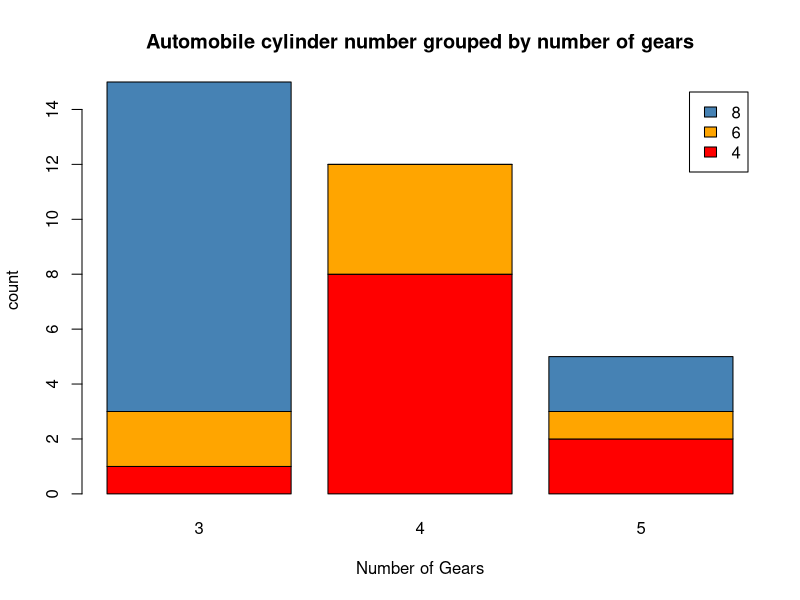
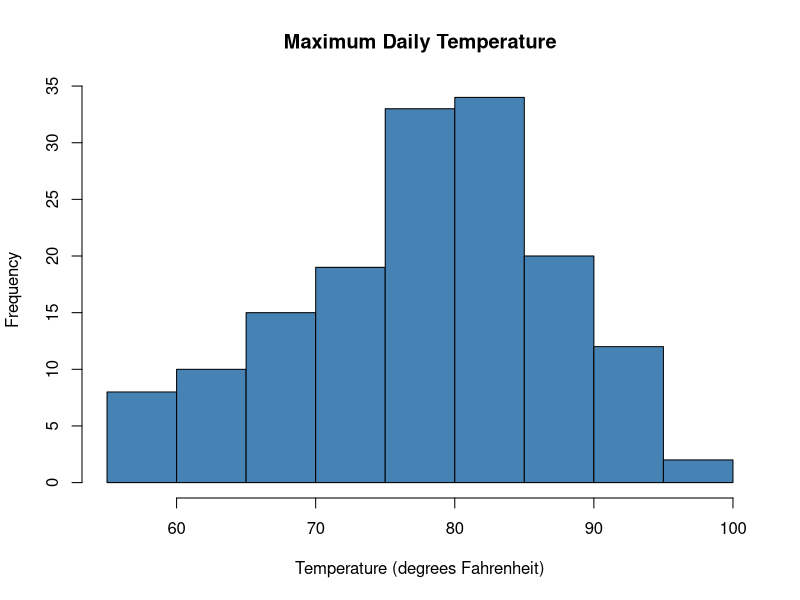
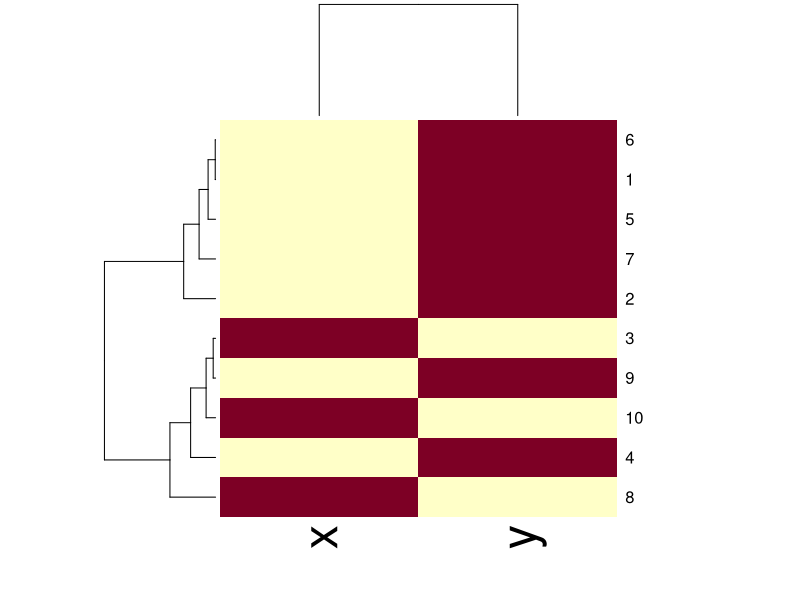
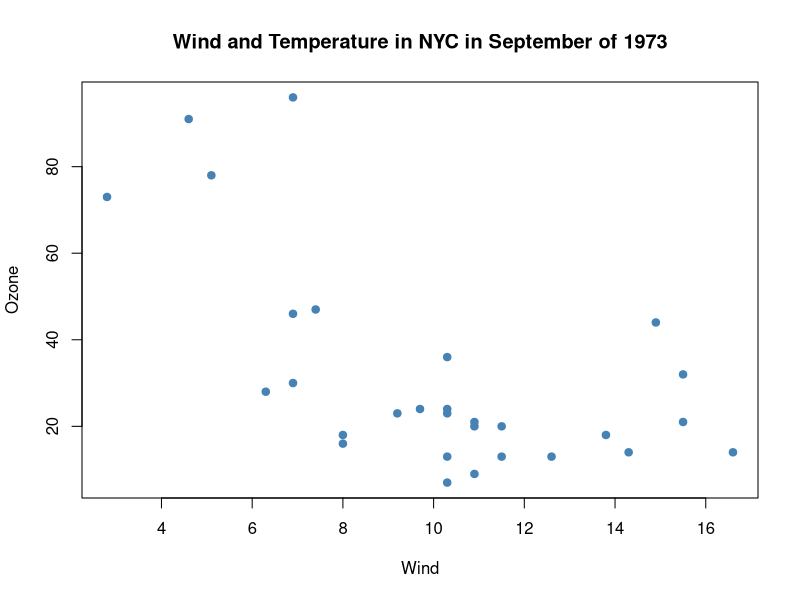
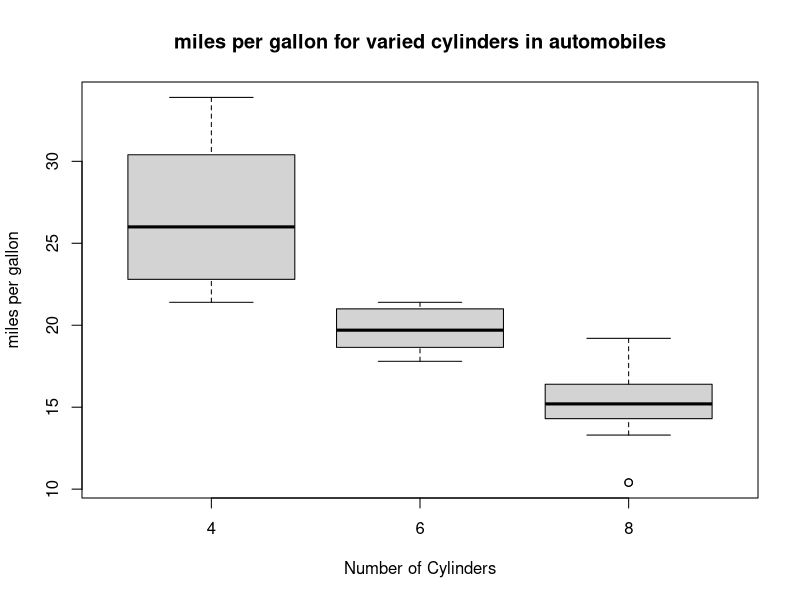

The R script that drew these images, in order:
# Bar Chart
Numbers<-table(mtcars$cyl,mtcars$gear)
barplot(Numbers,main='Automobile cylinder number grouped by number of gears', 
        col=c('red','orange', 'steelblue'),legend=rownames(Numbers),xlab='Number of Gears',
        ylab='count')

# histogram of frequency of ozone values in 'airquality' dataset
hist(airquality$Temp,col='steelblue',main='Maximum Daily Temperature',
     xlab='Temperature (degrees Fahrenheit)')

# simulate a dataset of 10 points
x<-rnorm(10,mean=rep(1:5,each=2),sd=0.7) 
y<-rnorm(10,mean=rep(c(1,9),each=5),sd=0.1)
dataFrame<-data.frame(x=x,y=y)
set.seed(143)
dataMatrix<-as.matrix(dataFrame)[sample(1:10),] # convert to class 'matrix', then shuffle the rows of the matrix
heatmap(dataMatrix) # visualize hierarchical clustering via a heatmap 

# Plot Ozone and Temperature measurements for only the month of September 
with(subset(airquality,Month==9),plot(Wind,Ozone,col='steelblue',pch=20,cex=1.5)) 
title('Wind and Temperature in NYC in September of 1973')

# Box Plot
mtcars<-transform(mtcars,cyl=factor(cyl)) # convert 'cyl' column from class 'numeric' to class 'factor'
class(mtcars$cyl) # 'cyl' is now a categorical variable 
boxplot(mpg~cyl,mtcars,xlab='Number of Cylinders',ylab='miles per gallon', main='miles per gallon for varied cylinders in automobiles',cex.main=1.2)